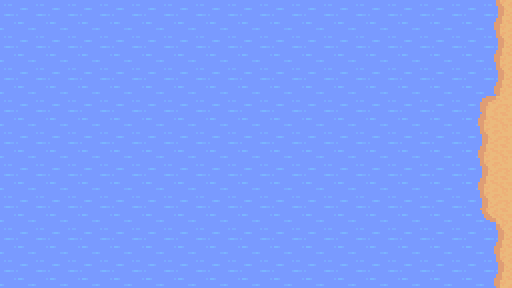

A 2D game scene composited from a Tiled map and its tileset images. What follows is a short description and the map's XML, with every tile layer's data as written:
An orthogonal 32x18 tile map with 16x16 px tiles, 2 tile layers (Tile Layer 1, Tile Layer 2).

<map version="1.10" tiledversion="1.10.2" orientation="orthogonal" renderorder="right-down" width="32" height="18" tilewidth="16" tileheight="16" infinite="0" nextlayerid="3" nextobjectid="1">
 <tileset firstgid="1" source="../tiles/1_terrain.tsx" />
 <layer id="1" name="Tile Layer 1" width="32" height="18">
  <data encoding="csv">
253,254,253,254,253,254,253,254,253,254,253,254,253,254,253,254,253,254,253,254,253,254,253,254,253,254,253,254,253,254,253,254,
283,284,283,284,283,284,283,284,283,284,283,284,283,284,283,284,283,284,283,284,283,284,283,284,283,284,283,284,283,284,283,284,
253,254,253,254,253,254,253,254,253,254,253,254,253,254,253,254,253,254,253,254,253,254,253,254,253,254,253,254,253,254,253,254,
283,284,283,284,283,284,283,284,283,284,283,284,283,284,283,284,283,284,283,284,283,284,283,284,283,284,283,284,283,284,283,284,
253,254,253,254,253,254,253,254,253,254,253,254,253,254,253,254,253,254,253,254,253,254,253,254,253,254,253,254,253,254,253,254,
283,284,283,284,283,284,283,284,283,284,283,284,283,284,283,284,283,284,283,284,283,284,283,284,283,284,283,284,283,284,283,284,
253,254,253,254,253,254,253,254,253,254,253,254,253,254,253,254,253,254,253,254,253,254,253,254,253,254,253,254,253,254,253,254,
283,284,283,284,283,284,283,284,283,284,283,284,283,284,283,284,283,284,283,284,283,284,283,284,283,284,283,284,283,284,283,284,
253,254,253,254,253,254,253,254,253,254,253,254,253,254,253,254,253,254,253,254,253,254,253,254,253,254,253,254,253,254,253,254,
283,284,283,284,283,284,283,284,283,284,283,284,283,284,283,284,283,284,283,284,283,284,283,284,283,284,283,284,283,284,283,284,
253,254,253,254,253,254,253,254,253,254,253,254,253,254,253,254,253,254,253,254,253,254,253,254,253,254,253,254,253,254,253,254,
283,284,283,284,283,284,283,284,283,284,283,284,283,284,283,284,283,284,283,284,283,284,283,284,283,284,283,284,283,284,283,284,
253,254,253,254,253,254,253,254,253,254,253,254,253,254,253,254,253,254,253,254,253,254,253,254,253,254,253,254,253,254,253,254,
283,284,283,284,283,284,283,284,283,284,283,284,283,284,283,284,283,284,283,284,283,284,283,284,283,284,283,284,283,284,283,284,
253,254,253,254,253,254,253,254,253,254,253,254,253,254,253,254,253,254,253,254,253,254,253,254,253,254,253,254,253,254,253,254,
283,284,283,284,283,284,283,284,283,284,283,284,283,284,283,284,283,284,283,284,283,284,283,284,283,284,283,284,283,284,283,284,
253,254,253,254,253,254,253,254,253,254,253,254,253,254,253,254,253,254,253,254,253,254,253,254,253,254,253,254,253,254,253,254,
283,284,283,284,283,284,283,284,283,284,283,284,283,284,283,284,283,284,283,284,283,284,283,284,283,284,283,284,283,284,283,284
</data>
 </layer>
 <layer id="2" name="Tile Layer 2" width="32" height="18">
  <data encoding="csv">
0,0,0,0,0,0,0,0,0,0,0,0,0,0,0,0,0,0,0,0,0,0,0,0,0,0,0,0,0,0,611,612,
0,0,0,0,0,0,0,0,0,0,0,0,0,0,0,0,0,0,0,0,0,0,0,0,0,0,0,0,0,0,641,642,
0,0,0,0,0,0,0,0,0,0,0,0,0,0,0,0,0,0,0,0,0,0,0,0,0,0,0,0,0,0,611,612,
0,0,0,0,0,0,0,0,0,0,0,0,0,0,0,0,0,0,0,0,0,0,0,0,0,0,0,0,0,0,641,642,
0,0,0,0,0,0,0,0,0,0,0,0,0,0,0,0,0,0,0,0,0,0,0,0,0,0,0,0,0,0,611,612,
0,0,0,0,0,0,0,0,0,0,0,0,0,0,0,0,0,0,0,0,0,0,0,0,0,0,0,0,0,0,641,642,
0,0,0,0,0,0,0,0,0,0,0,0,0,0,0,0,0,0,0,0,0,0,0,0,0,0,0,0,0,611,582,613,
0,0,0,0,0,0,0,0,0,0,0,0,0,0,0,0,0,0,0,0,0,0,0,0,0,0,0,0,0,641,642,643,
0,0,0,0,0,0,0,0,0,0,0,0,0,0,0,0,0,0,0,0,0,0,0,0,0,0,0,0,0,611,612,613,
0,0,0,0,0,0,0,0,0,0,0,0,0,0,0,0,0,0,0,0,0,0,0,0,0,0,0,0,0,641,642,643,
0,0,0,0,0,0,0,0,0,0,0,0,0,0,0,0,0,0,0,0,0,0,0,0,0,0,0,0,0,611,612,613,
0,0,0,0,0,0,0,0,0,0,0,0,0,0,0,0,0,0,0,0,0,0,0,0,0,0,0,0,0,641,642,643,
0,0,0,0,0,0,0,0,0,0,0,0,0,0,0,0,0,0,0,0,0,0,0,0,0,0,0,0,0,611,612,613,
0,0,0,0,0,0,0,0,0,0,0,0,0,0,0,0,0,0,0,0,0,0,0,0,0,0,0,0,0,0,672,643,
0,0,0,0,0,0,0,0,0,0,0,0,0,0,0,0,0,0,0,0,0,0,0,0,0,0,0,0,0,0,611,612,
0,0,0,0,0,0,0,0,0,0,0,0,0,0,0,0,0,0,0,0,0,0,0,0,0,0,0,0,0,0,641,642,
0,0,0,0,0,0,0,0,0,0,0,0,0,0,0,0,0,0,0,0,0,0,0,0,0,0,0,0,0,0,611,612,
0,0,0,0,0,0,0,0,0,0,0,0,0,0,0,0,0,0,0,0,0,0,0,0,0,0,0,0,0,0,641,642
</data>
 </layer>
</map>
